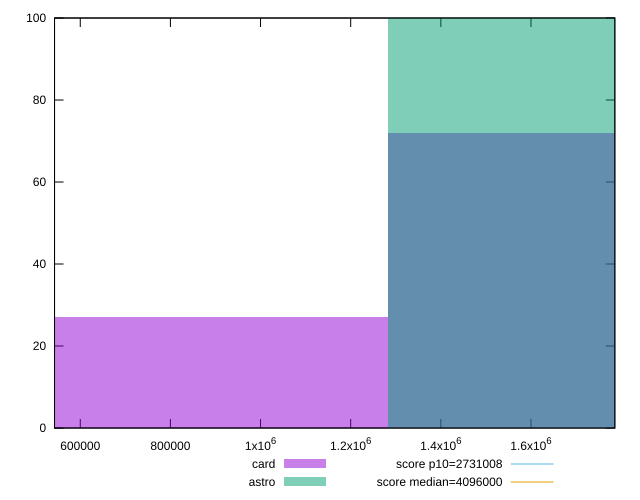

This chart was generated by the following gnuplot code:
reset

$card <<EOF
854942.8984827829 27
1709885.7969655658 72
EOF

$astro <<EOF
1709885.7969655658 100
EOF

set key outside below
set boxwidth 854942.8984827829
set xrange [542918:1786028]
set yrange [0:100]
set trange [0:100]
set style fill transparent solid 0.5 noborder

set parametric
set terminal svg size 640, 500 enhanced background rgb 'white'
set output "report/report_00029_2021-02-24T13-36-40.390Z/total-byte-weight/comparison/histogram/2_vs_3.svg"

plot $card title "card" with boxes, \
     $astro title "astro" with boxes, \
     2731008,t title "score p10=2731008", \
     4096000,t title "score median=4096000"

reset
